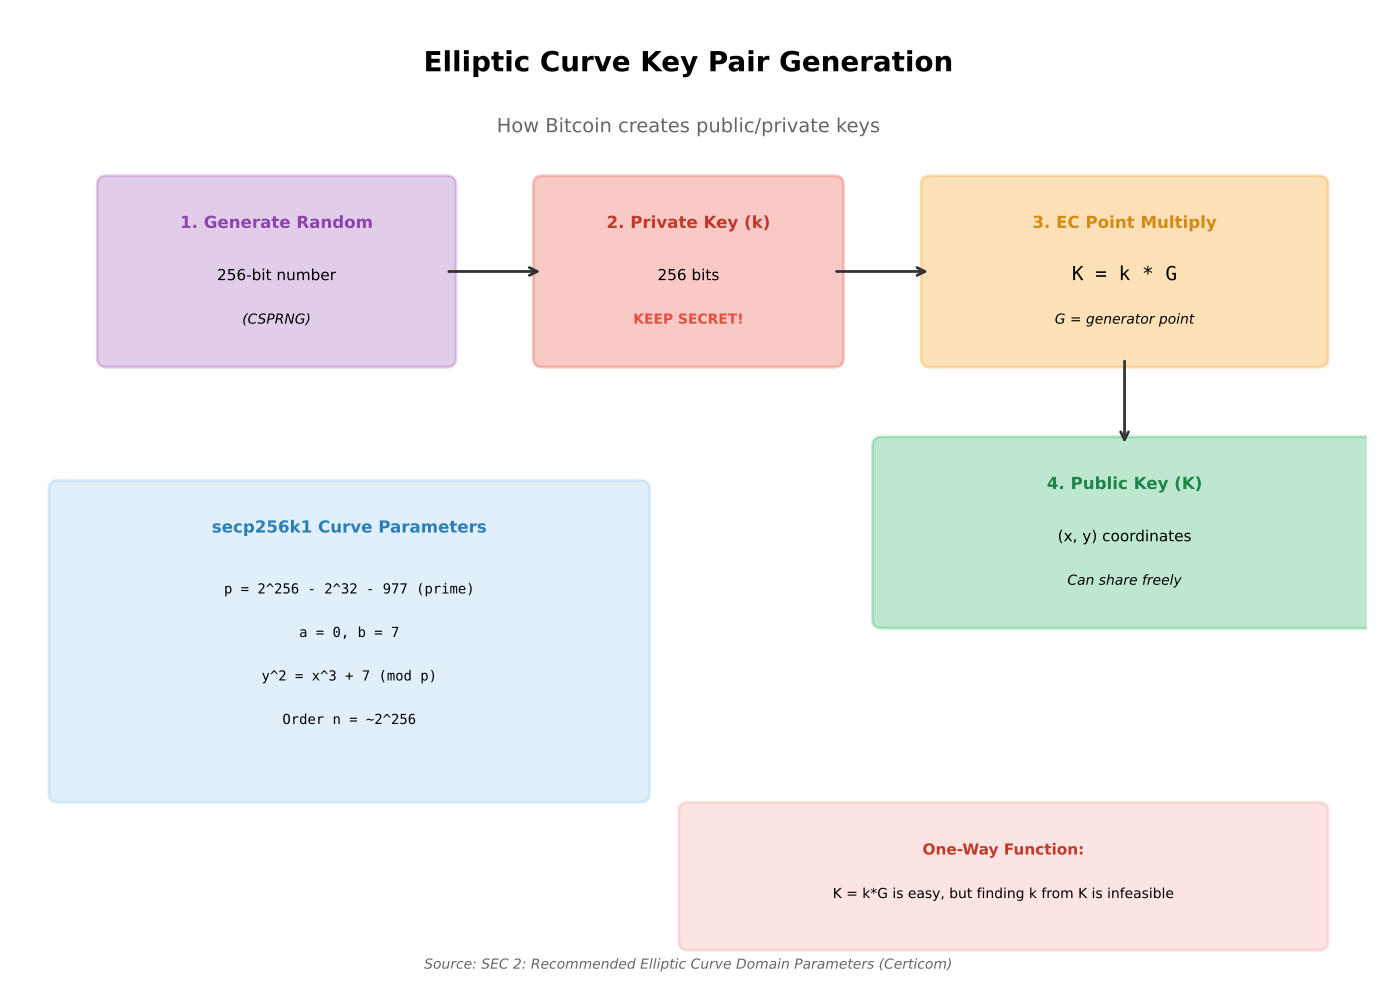

Write Python code to recreate this figure.
"""
Key Pair Generation
Shows how public-private key pairs are generated

Output: key_pair_generation.pdf
Module: module_02_blockchain
Lesson: 15 - Public Key Cryptography
"""

from pathlib import Path
import matplotlib.pyplot as plt
import matplotlib.patches as mpatches

CHART_METADATA = {
    'title': 'Key Pair Generation',
    'module': 'module_02_blockchain',
    'lesson': 15,
    'url': 'https://github.com/Digital-AI-Finance/digital-finance/tree/main/module_02_blockchain/figures/key_pair_generation'
}

plt.rcParams.update({
    'font.size': 14,
    'axes.labelsize': 14,
})

def create_chart():
    """Create key pair generation diagram"""
    fig, ax = plt.subplots(figsize=(14, 10))
    ax.set_xlim(0, 14)
    ax.set_ylim(0, 11)
    ax.axis('off')

    # Title
    ax.text(7, 10.3, 'Elliptic Curve Key Pair Generation', fontsize=20, fontweight='bold', ha='center')
    ax.text(7, 9.6, 'How Bitcoin creates public/private keys', fontsize=14, ha='center', color='#666')

    # Step 1: Random number
    step1 = mpatches.FancyBboxPatch((1, 7), 3.5, 2,
                                     boxstyle='round,pad=0.1',
                                     facecolor='#9B59B6', alpha=0.3,
                                     edgecolor='#9B59B6', lw=2)
    ax.add_patch(step1)
    ax.text(2.75, 8.5, '1. Generate Random', ha='center', fontsize=12, fontweight='bold', color='#8E44AD')
    ax.text(2.75, 7.9, '256-bit number', ha='center', fontsize=11)
    ax.text(2.75, 7.4, '(CSPRNG)', ha='center', fontsize=10, style='italic')

    # Arrow
    ax.annotate('', xy=(5.5, 8), xytext=(4.5, 8),
               arrowprops=dict(arrowstyle='->', lw=2, color='#333'))

    # Step 2: Private key
    step2 = mpatches.FancyBboxPatch((5.5, 7), 3, 2,
                                     boxstyle='round,pad=0.1',
                                     facecolor='#E74C3C', alpha=0.3,
                                     edgecolor='#E74C3C', lw=2)
    ax.add_patch(step2)
    ax.text(7, 8.5, '2. Private Key (k)', ha='center', fontsize=12, fontweight='bold', color='#C0392B')
    ax.text(7, 7.9, '256 bits', ha='center', fontsize=11)
    ax.text(7, 7.4, 'KEEP SECRET!', ha='center', fontsize=10, fontweight='bold', color='#E74C3C')

    # Arrow
    ax.annotate('', xy=(9.5, 8), xytext=(8.5, 8),
               arrowprops=dict(arrowstyle='->', lw=2, color='#333'))

    # Step 3: EC multiplication
    step3 = mpatches.FancyBboxPatch((9.5, 7), 4, 2,
                                     boxstyle='round,pad=0.1',
                                     facecolor='#F39C12', alpha=0.3,
                                     edgecolor='#F39C12', lw=2)
    ax.add_patch(step3)
    ax.text(11.5, 8.5, '3. EC Point Multiply', ha='center', fontsize=12, fontweight='bold', color='#D68910')
    ax.text(11.5, 7.9, 'K = k * G', ha='center', fontsize=14, family='monospace')
    ax.text(11.5, 7.4, 'G = generator point', ha='center', fontsize=10, style='italic')

    # Arrow down
    ax.annotate('', xy=(11.5, 6), xytext=(11.5, 7),
               arrowprops=dict(arrowstyle='->', lw=2, color='#333'))

    # Step 4: Public key
    step4 = mpatches.FancyBboxPatch((9, 4), 5, 2,
                                     boxstyle='round,pad=0.1',
                                     facecolor='#27AE60', alpha=0.3,
                                     edgecolor='#27AE60', lw=2)
    ax.add_patch(step4)
    ax.text(11.5, 5.5, '4. Public Key (K)', ha='center', fontsize=12, fontweight='bold', color='#1E8449')
    ax.text(11.5, 4.9, '(x, y) coordinates', ha='center', fontsize=11)
    ax.text(11.5, 4.4, 'Can share freely', ha='center', fontsize=10, style='italic')

    # Secp256k1 parameters
    params_box = mpatches.FancyBboxPatch((0.5, 2), 6, 3.5,
                                          boxstyle='round,pad=0.1',
                                          facecolor='#3498DB', alpha=0.15,
                                          edgecolor='#3498DB', lw=2)
    ax.add_patch(params_box)
    ax.text(3.5, 5, 'secp256k1 Curve Parameters', ha='center', fontsize=12, fontweight='bold', color='#2980B9')
    params = [
        'p = 2^256 - 2^32 - 977 (prime)',
        'a = 0, b = 7',
        'y^2 = x^3 + 7 (mod p)',
        'Order n = ~2^256',
    ]
    for i, param in enumerate(params):
        ax.text(3.5, 4.3 - i*0.5, param, ha='center', fontsize=10, family='monospace')

    # Security note
    security_box = mpatches.FancyBboxPatch((7, 0.3), 6.5, 1.5,
                                            boxstyle='round,pad=0.1',
                                            facecolor='#E74C3C', alpha=0.15,
                                            edgecolor='#E74C3C', lw=2)
    ax.add_patch(security_box)
    ax.text(10.25, 1.3, 'One-Way Function:', ha='center', fontsize=11, fontweight='bold', color='#C0392B')
    ax.text(10.25, 0.8, 'K = k*G is easy, but finding k from K is infeasible', ha='center', fontsize=10)

    # Source
    fig.text(0.5, 0.02, 'Source: SEC 2: Recommended Elliptic Curve Domain Parameters (Certicom)',
            fontsize=10, ha='center', style='italic', color='#666666')

    plt.tight_layout()

    output_path = Path(__file__).parent / 'key_pair_generation.pdf'
    plt.savefig(output_path, format='pdf', dpi=300, bbox_inches='tight')
    plt.close()
    print(f"Chart saved to: {output_path}")
    return output_path

if __name__ == '__main__':
    create_chart()
